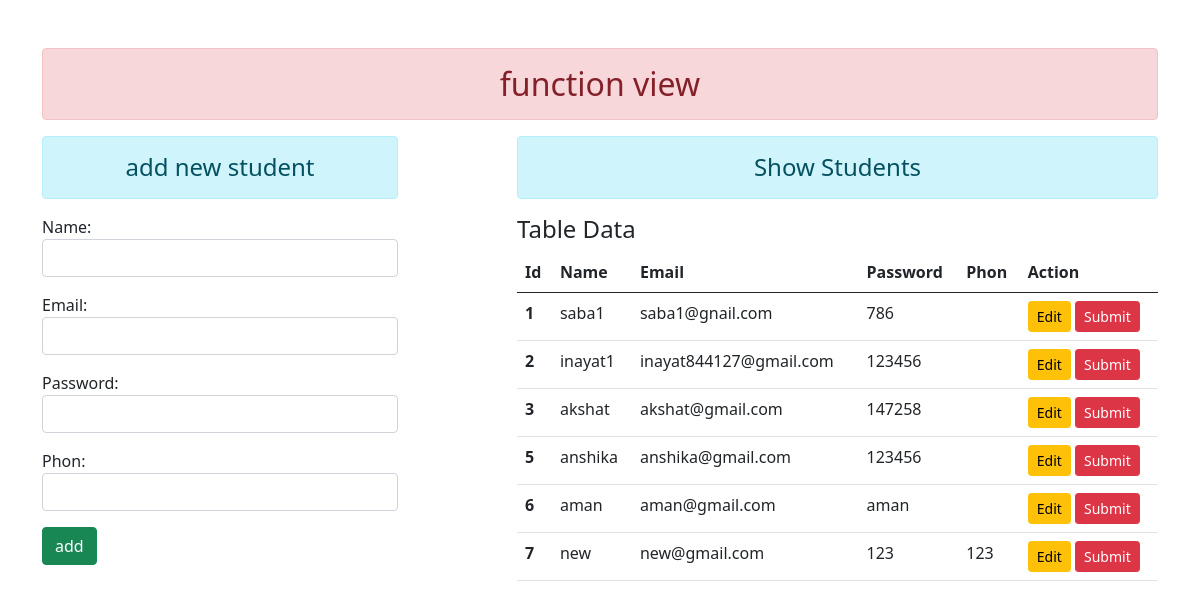
The page / on the database its author committed.
### enroll/models.py (models this page shows)
class User(models.Model):
    name = models.CharField(max_length=70)
    email = models.EmailField(max_length=100)
    password = models.CharField(max_length=100)
    phon = models.CharField(max_length=15)

### enroll/views.py (the view)
# urls.py: path('',views.add_show,name='addandshow'),
def add_show (request):
    if request.method == 'POST':
        fm = studentregistration(request.POST)
        if fm.is_valid():
            fm.save()
            fm =studentregistration()
    else:
        fm = studentregistration()
    stud = User.objects.all()
    return  render(request,'enroll/addandshow.html',{'form':fm,'stu':stud})

### enroll/forms.py
class studentregistration(forms.ModelForm):
    class Meta:
        model =  User
        fields  = ['name','email' , 'password' , 'phon']
        widgets = {
            'name':forms.TextInput(attrs={'class':'form-control'}),
            'email':forms.EmailInput(attrs={'class':'form-control'}),
            'phon':forms.TextInput(attrs={'class':'form-control'}),
            'password':forms.PasswordInput(render_value=True,attrs={'class':'form-control'}),
        }

### enroll/templates/enroll/addandshow.html (shortened to what this page needs)
{% extends 'enroll/base.html' %}
{% block content %}
<div class="row">
    <div class="col-sm-4">
        <h4 class="text-center alert alert-info"> add new student</h4>
        <form action="" method="post">
    {{form.as_p}}
    <input type="submit" class="btn btn-success" value="add">
</form>
    </div>
    <div class="col-sm-7 offset-1">
        <h4 class="text-center alert alert-info">Show Students</h4>
        {% if stu %}
        <h4>Table Data</h4>
        <table class="table table-hover">
  <thead>
    <tr>
      <th scope="col">Id</th>
      <th scope="col">Name</th>
      <th scope="col">Email</th>
      <th scope="col">Password</th>
      <th scope="col">Phon</th>
      <th scope="col">Action</th>
    </tr>
  </thead>
  <tbody>
  {% for st in stu %}
    <tr>
      <th scope="row">{{st.id}}</th>
      <td>{{st.name}}</td>
      <td>{{st.email}}</td>
      <td>{{st.password}}</td>
      <td>{{st.phon}}</td>
        <td>
            <a href="{% url 'updatedata' st.id %}" class="btn btn-warning btn-sm">Edit</a>
            <form method="post" action="{% url 'deletedata' st.id %}" class="d-inline">
                <input type="submit" class="btn btn-danger btn-sm">
            </form>
        </td>
    </tr>
  {% endfor %}
  </tbody>
</table>
        {% else %}
        <h4 class="text-center alert alert-warning">No recorss</h4>
        {% endif %}
    </div>
</div>
{% endblock content %}

### enroll/templates/enroll/base.html (shortened to what this page needs)
<!DOCTYPE html>
{% load static %}
<html lang="en">
<head>
    <link rel="stylesheet" href="{% static 'enroll/css/bootstrap.css' %}">
</head>
<body>
<div class="container mt-5">
    <h2 class="text-center alert alert-danger">function view</h2>
    {% block content %}{% endblock content %}
</div>
<link rel="stylesheet" href="{% static 'enroll/js/bootstrap.js' %}">
</body>
</html>

### rows shown on the page
User: id "1", name "saba1", email "saba1@gnail.com", password "786"
User: id "2", name "inayat1", email "inayat844127@gmail.com", password "123456"
User: id "3", name "akshat", email "akshat@gmail.com", password "147258"
User: id "5", name "anshika", email "anshika@gmail.com", password "123456"
User: id "6", name "aman", email "aman@gmail.com", password "aman"
User: id "7", name "new", email "new@gmail.com", password "123", phon "123"
